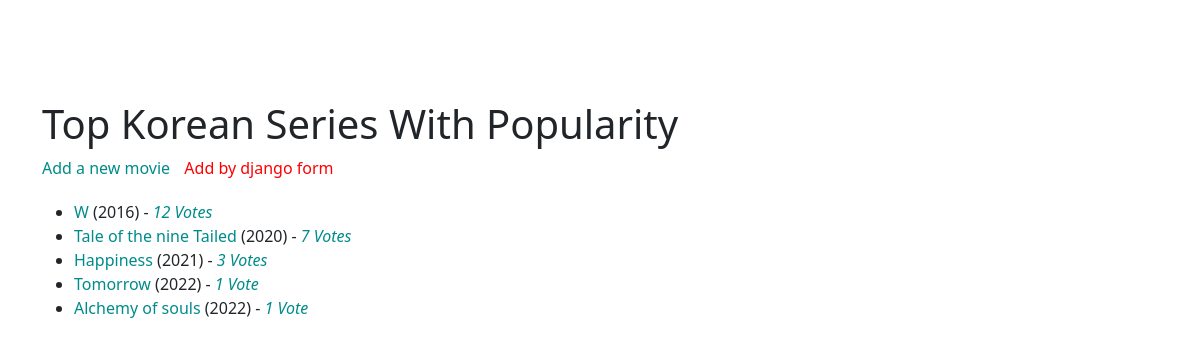
The app's page /series/ with its own data.
### series/models.py (models this page shows, shortened)
class Movie(models.Model):
    movie_name = models.CharField(max_length=200, unique=True)
    released_year = models.IntegerField(default=0)
    voteup = models.IntegerField(default=0)
    movie_image = models.ImageField(upload_to="movie/", blank=True, null=True)
    movie_about = models.CharField(max_length=500, blank=True, null=True)

### series/views.py (the view)
# urls.py: path("", views.index, name="index"),
def index(request):
    movie_list = Movie.objects.all().order_by("-voteup")
    return render(request, "series/index.html", {"movie_list": movie_list})

### series/templates/series/index.html
{% extends "series/base.html" %}
{% block content %}
<h1>Top Korean Series With Popularity</h1>
<a href="{% url 'new'%}">Add a new movie</a>
<a href="{% url 'new_django_form'%}" style="color: red; margin-left: 10px">Add by django form</a>
    {% if movie_list %}
        <ul style="margin-top: 20px">
            {% for movie in movie_list %}
                <li>
                  <a href="{% url 'movie' movie.id %}">{{ movie.movie_name }}</a>
                  ({{ movie.released_year }}) - <i>{{ movie.voteup }} Vote{{movie.voteup|pluralize}}</i>
                </li>
            {% endfor %}
        </ul>
    {% else %}
    <p>No movie is available.</p>
        {% endif %}
    {% endblock %}

### series/templates/series/base.html (style rules this page uses)
i, a { text-decoration: none; color: darkcyan; }

### records on screen
Movie: movie_name "W", released_year "2016", voteup "12"
Movie: movie_name "Tale of the nine Tailed", released_year "2020", voteup "7"
Movie: movie_name "Happiness", released_year "2021", voteup "3"
Movie: movie_name "Tomorrow", released_year "2022", voteup "1"
Movie: movie_name "Alchemy of souls", released_year "2022", voteup "1"
